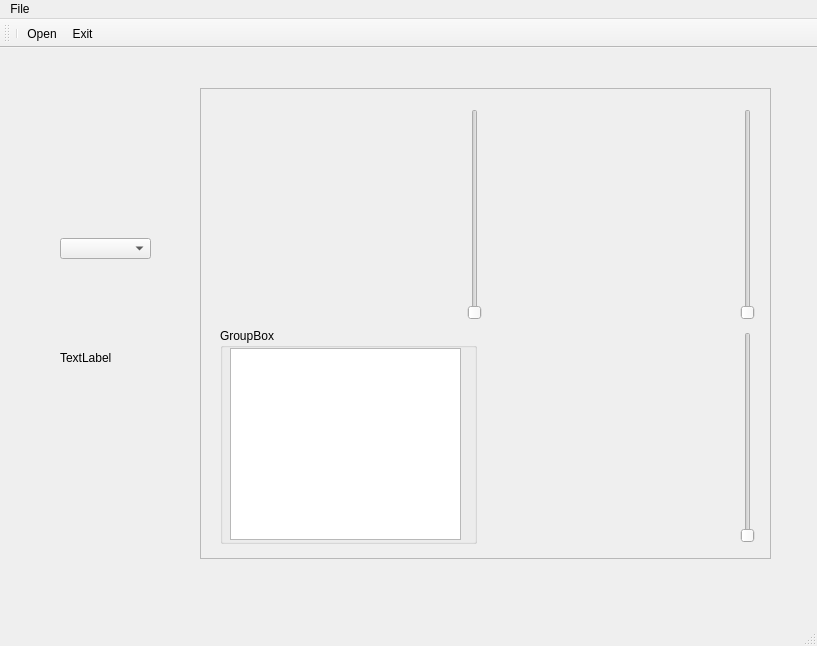
<?xml version="1.0" encoding="UTF-8"?>
<ui version="4.0">
 <class>panelViewer</class>
 <widget class="QMainWindow" name="panelViewer">
  <property name="geometry">
   <rect>
    <x>0</x>
    <y>0</y>
    <width>817</width>
    <height>646</height>
   </rect>
  </property>
  <property name="windowTitle">
   <string>MainWindow</string>
  </property>
  <widget class="QWidget" name="centralwidget">
   <widget class="QComboBox" name="comboBox">
    <property name="geometry">
     <rect>
      <x>60</x>
      <y>190</y>
      <width>91</width>
      <height>21</height>
     </rect>
    </property>
   </widget>
   <widget class="QFrame" name="frame">
    <property name="geometry">
     <rect>
      <x>200</x>
      <y>40</y>
      <width>571</width>
      <height>471</height>
     </rect>
    </property>
    <property name="frameShape">
     <enum>QFrame::StyledPanel</enum>
    </property>
    <property name="frameShadow">
     <enum>QFrame::Raised</enum>
    </property>
    <widget class="QGroupBox" name="groupBox">
     <property name="geometry">
      <rect>
       <x>20</x>
       <y>240</y>
       <width>257</width>
       <height>216</height>
      </rect>
     </property>
     <property name="title">
      <string>GroupBox</string>
     </property>
     <widget class="QTextBrowser" name="textBrowser">
      <property name="geometry">
       <rect>
        <x>10</x>
        <y>20</y>
        <width>231</width>
        <height>192</height>
       </rect>
      </property>
     </widget>
    </widget>
    <widget class="QWidget" name="layoutWidget">
     <property name="geometry">
      <rect>
       <x>31</x>
       <y>21</y>
       <width>251</width>
       <height>211</height>
      </rect>
     </property>
     <layout class="QHBoxLayout" name="horizontalLayout">
      <item>
       <widget class="QVTKWidget" name="qvtkWidget_1"/>
      </item>
      <item>
       <widget class="QSlider" name="verticalSlider_1">
        <property name="orientation">
         <enum>Qt::Vertical</enum>
        </property>
       </widget>
      </item>
     </layout>
    </widget>
    <widget class="QWidget" name="layoutWidget">
     <property name="geometry">
      <rect>
       <x>294</x>
       <y>21</y>
       <width>261</width>
       <height>211</height>
      </rect>
     </property>
     <layout class="QHBoxLayout" name="horizontalLayout_2">
      <item>
       <widget class="QVTKWidget" name="qvtkWidget_2"/>
      </item>
      <item>
       <widget class="QSlider" name="verticalSlider_2">
        <property name="orientation">
         <enum>Qt::Vertical</enum>
        </property>
       </widget>
      </item>
     </layout>
    </widget>
    <widget class="QWidget" name="layoutWidget">
     <property name="geometry">
      <rect>
       <x>294</x>
       <y>244</y>
       <width>261</width>
       <height>211</height>
      </rect>
     </property>
     <layout class="QHBoxLayout" name="horizontalLayout_3">
      <item>
       <widget class="QVTKWidget" name="qvtkWidget_3"/>
      </item>
      <item>
       <widget class="QSlider" name="verticalSlider_3">
        <property name="orientation">
         <enum>Qt::Vertical</enum>
        </property>
       </widget>
      </item>
     </layout>
    </widget>
   </widget>
   <widget class="QLabel" name="label">
    <property name="geometry">
     <rect>
      <x>60</x>
      <y>300</y>
      <width>111</width>
      <height>20</height>
     </rect>
    </property>
    <property name="text">
     <string>TextLabel</string>
    </property>
   </widget>
   <widget class="ctkVTKMagnifyView" name="VTKMagnify">
    <property name="geometry">
     <rect>
      <x>70</x>
      <y>50</y>
      <width>81</width>
      <height>81</height>
     </rect>
    </property>
    <property name="observeRenderWindowEvents">
     <bool>true</bool>
    </property>
   </widget>
  </widget>
  <widget class="QMenuBar" name="menubar">
   <property name="geometry">
    <rect>
     <x>0</x>
     <y>0</y>
     <width>817</width>
     <height>21</height>
    </rect>
   </property>
   <widget class="QMenu" name="menuFile">
    <property name="title">
     <string>File</string>
    </property>
    <addaction name="actionOpen"/>
    <addaction name="actionExit"/>
   </widget>
   <addaction name="menuFile"/>
  </widget>
  <widget class="QStatusBar" name="statusbar"/>
  <widget class="QToolBar" name="toolBar">
   <property name="windowTitle">
    <string>toolBar</string>
   </property>
   <attribute name="toolBarArea">
    <enum>TopToolBarArea</enum>
   </attribute>
   <attribute name="toolBarBreak">
    <bool>false</bool>
   </attribute>
   <addaction name="separator"/>
   <addaction name="actionOpen"/>
   <addaction name="actionExit"/>
  </widget>
  <action name="actionOpen">
   <property name="icon">
    <iconset resource="../../3Drender/src/Icons/icons.qrc">
     <normaloff>:/images/fileopen.png</normaloff>:/images/fileopen.png</iconset>
   </property>
   <property name="text">
    <string>Open</string>
   </property>
  </action>
  <action name="actionExit">
   <property name="text">
    <string>Exit</string>
   </property>
  </action>
 </widget>
 <customwidgets>
  <customwidget>
   <class>ctkVTKMagnifyView</class>
   <extends>ctkCrosshairLabel</extends>
   <header>ctkVTKMagnifyView.h</header>
  </customwidget>
  <customwidget>
   <class>ctkCrosshairLabel</class>
   <extends>QLabel</extends>
   <header>ctkCrosshairLabel.h</header>
  </customwidget>
  <customwidget>
   <class>QVTKWidget</class>
   <extends>QWidget</extends>
   <header>QVTKWidget.h</header>
  </customwidget>
 </customwidgets>
 <resources>
  <include location="../../3Drender/src/Icons/icons.qrc"/>
 </resources>
 <connections/>
</ui>
